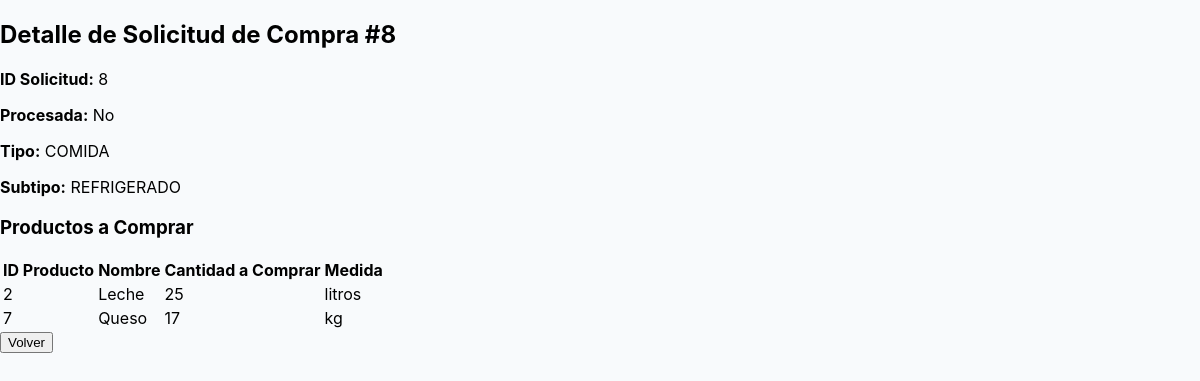
/solicitudes/8/, run on the app's committed database.
### compras/models.py (models this page shows)
class SolicitudSubtipo(models.Model):
    id = models.AutoField(primary_key=True)
    tipo = models.CharField(max_length=50)
    subtipo = models.CharField(max_length=50)
    procesada = models.BooleanField(default=False)

class SolicitudSubtipoItem(models.Model):
    id = models.AutoField(primary_key=True)
    solicitud = models.ForeignKey(SolicitudSubtipo, related_name='items', on_delete=models.CASCADE)
    producto_id = models.IntegerField()
    nombre = models.CharField(max_length=200)
    cantidad_a_comprar = models.IntegerField(validators=[MaxValueValidator(10000)])
    medida = models.CharField(max_length=20)
    tipo = models.CharField(max_length=50)
    subtipo = models.CharField(max_length=50)

### compras/views.py (the view)
# urls.py: path('solicitudes/<int:solicitud_id>/', detalle_solicitud_view, name='detalle_solicitud'),
def detalle_solicitud_view(request, solicitud_id):
    solicitud = get_object_or_404(SolicitudSubtipo, id=solicitud_id)
    return render(request, 'detalle_solicitud.html', {
        'solicitud': solicitud,
        'tipo': solicitud.tipo,
        'subtipo': solicitud.subtipo,
        'items': solicitud.items.all()
    })

### compras/templates/detalle_solicitud.html (shortened to what this page needs)
{% load static %}
<!DOCTYPE html>
<html lang="es">
<head>
    <link rel="stylesheet" href="{% static 'styles/styles_compras.css' %}">
</head>
<body>
    <h2>Detalle de Solicitud de Compra #{{ solicitud.id }}</h2>
    <p><strong>ID Solicitud:</strong> {{ solicitud.id }}</p>
    <p><strong>Procesada:</strong> {% if solicitud.procesada %}Sí{% else %}No{% endif %}</p>
    <p><strong>Tipo:</strong> {{ tipo }}</p>
    <p><strong>Subtipo:</strong> {{ subtipo }}</p>
    <h3>Productos a Comprar</h3>
    <table>
        <thead>
            <tr>
                <th>ID Producto</th>
                <th>Nombre</th>
                <th>Cantidad a Comprar</th>
                <th>Medida</th>
            </tr>
        </thead>
        <tbody>
        {% for item in items %}
            <tr>
                <td>{{ item.producto_id }}</td>
                <td>{{ item.nombre }}</td>
                <td>{{ item.cantidad_a_comprar }}</td>
                <td>{{ item.medida }}</td>
            </tr>
        {% empty %}
            <tr><td colspan="4">No hay productos</td></tr>
        {% endfor %}
        </tbody>
    </table>
    <a href="{% url 'lista_solicitudes' %}"><button>Volver</button></a>
</body>
</html>

### compras/static/styles/styles_compras.css (style rules this page uses)
body { font-family: 'Inter', 'Segoe UI', Tahoma, Geneva, Verdana, sans-serif; margin: 0; padding: 0; background: #f8fafc; min-height: 100vh; }

### data on the page
SolicitudSubtipo: id "8", tipo "COMIDA", subtipo "REFRIGERADO"
SolicitudSubtipoItem: producto_id "2", nombre "Leche", cantidad_a_comprar "25", medida "litros"
SolicitudSubtipoItem: producto_id "7", nombre "Queso", cantidad_a_comprar "17", medida "kg"
